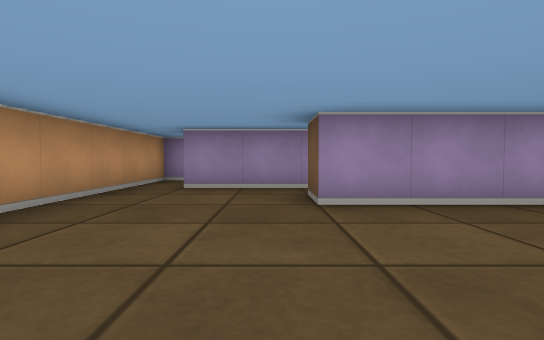
View 1 (above)

17 first-person views from a walk through a cub3D ray-caster map. The camera is about half as high as the walls, tilts 2° down and sees 80° across. The floor is counted in squares. Each view is taken from the middle of a square. On the plan, view 1 faces up. The plan holds only what a view shows up to about 9 squares ahead; the rest is blank.

View 2
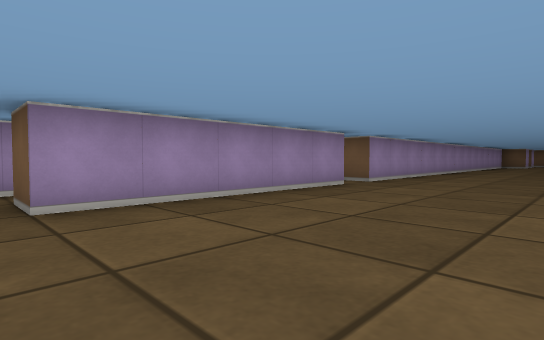

View 3
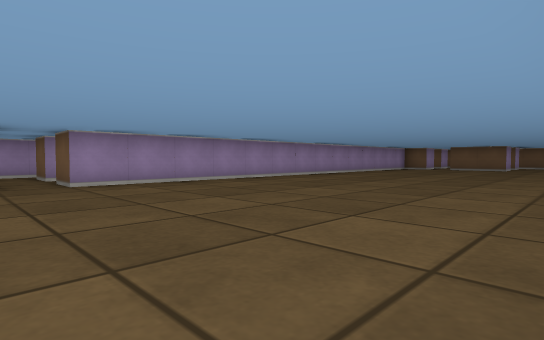

View 4
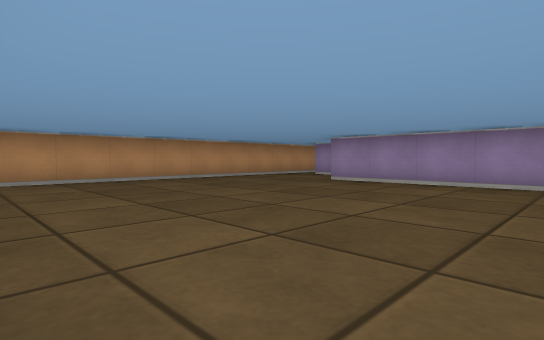

View 5
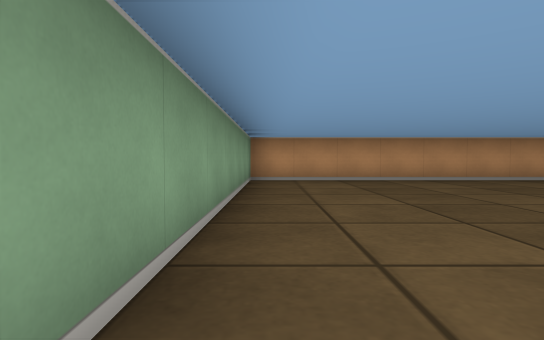

View 6
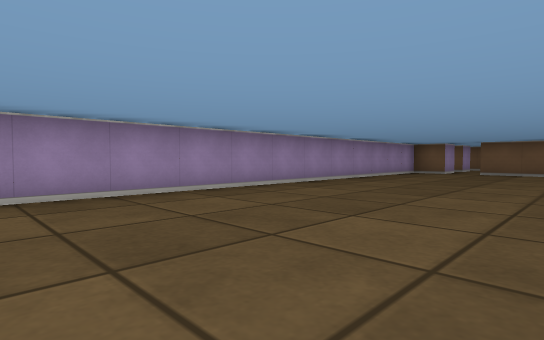

View 7
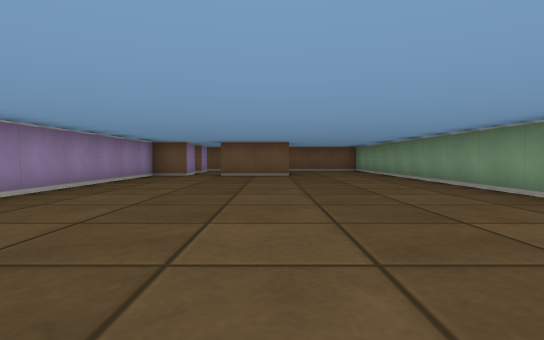

View 8
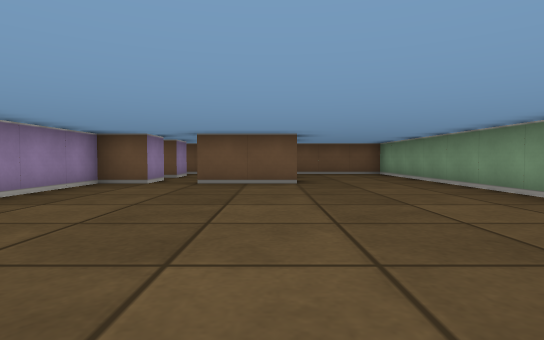

View 9
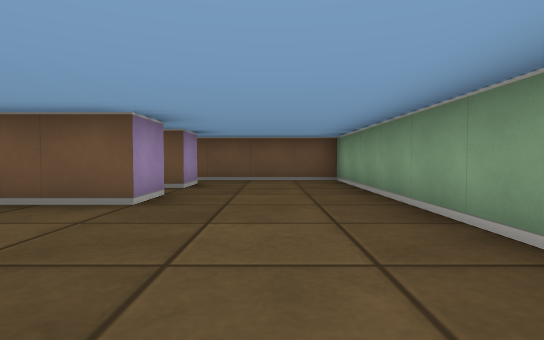

View 10
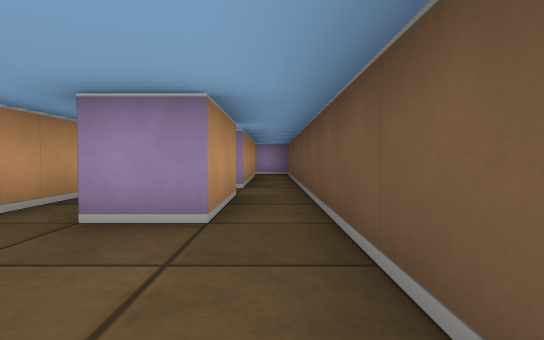

View 11
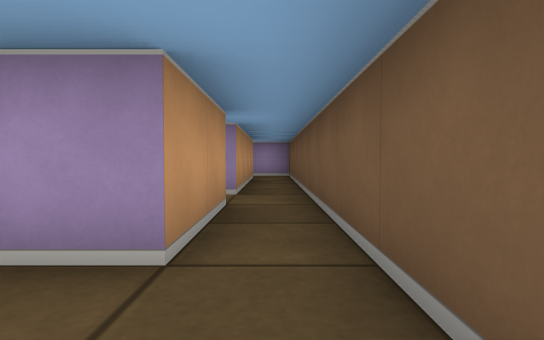

View 12
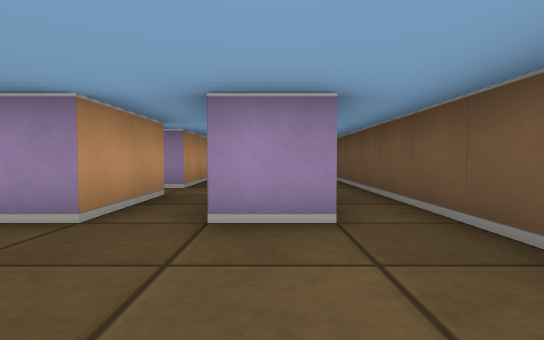

View 13
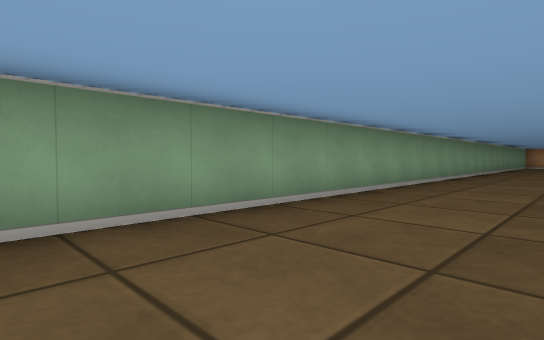

View 14
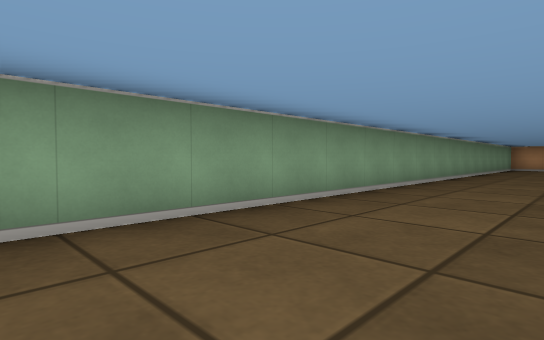

View 15
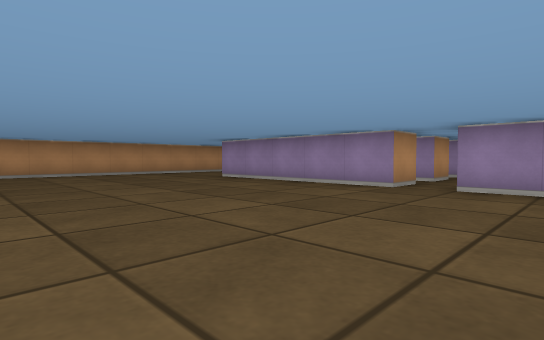

View 16
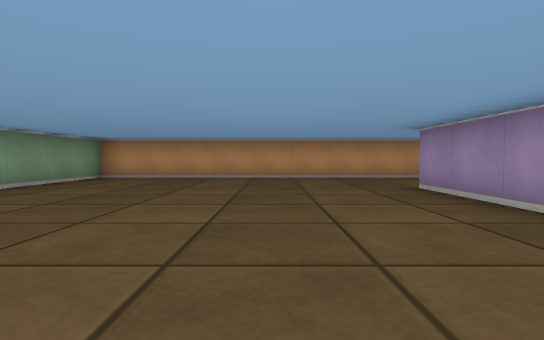

View 17
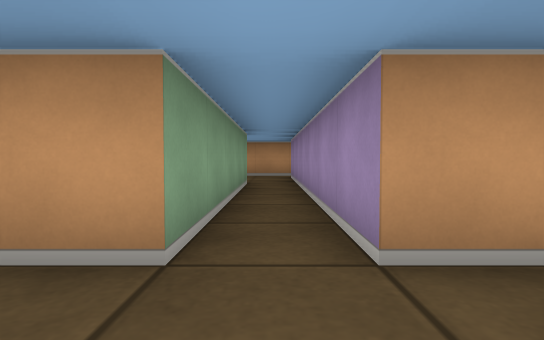

### Floor plan
Key: @ floor where view 1 was taken; # wall or solid block; . floor.
Columns run from 3 left of view 1 to 25 right of it. Each row starts with its distance up from view 1.
  8 ##      ###
  7 #.       .                 .#
  6 #.#######.#               #.#
  5 #..........               #.#
  4 #...#####.###############.#.#
  3 #.......................#.#.#
  2 #...........................#
  1 #.......................#.#.#
  0 #..@....................#.#.#
 -1 #...........................#
 -2 #...........................#
 -3 #...........................#
 -4 #############################

Positions as (right, up) in squares from view 1, and headings:
1: (0, 0), facing up
2: (0, 0), facing up-right
3: (5, -3), facing up-right
4: (5, -3), facing up-left
5: (5, -3), facing left
6: (9, -1), facing up-right
7: (11, 0), facing right
8: (14, 0), facing right
9: (17, -2), facing right
10: (24, -3), facing up
11: (24, -2), facing up
12: (23, -3), facing up
13: (18, -1), facing down-left
14: (14, -1), facing down-left
15: (8, -2), facing up-left
16: (6, 1), facing left
17: (7, 5), facing left
